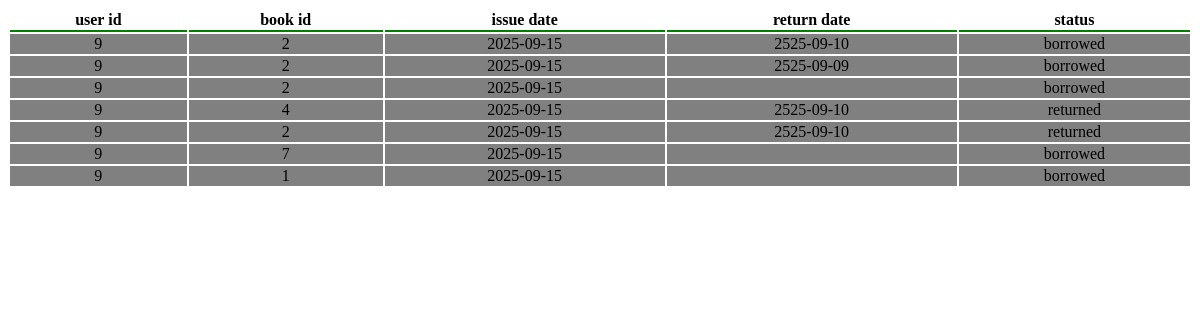
The page /requestcheck.php (signed in) on the database its author committed.
### tables this page shows
CREATE TABLE `transactions` (
  `id` int(11) NOT NULL,
  `user_id` int(11) NOT NULL,
  `book_id` int(11) NOT NULL,
  `issue_date` date NOT NULL,
  `return_date` date DEFAULT NULL,
  `status` enum('borrowed','returned') NOT NULL
);

### requestcheck.php (the view, shortened to what this page needs)
<?php
include "db.php";
if(isset($_SESSION['user_id'])){
    if($_SESSION['role'] == "user"){
$user_id = $_SESSION['user_id'];
     $sql= "select * from transactions where user_id = '$user_id' ";
$result = mysqli_query($conn, $sql);
    }
    else{
        header("Location: admin/dashboard.php");
    }
}
else{
    header ("Location: login.php");
}
?>
<!DOCTYPE html>
<html lang="en">
<head>
</head>
<body>
    <table>
        <thead>
            <tr>
                <th>user id</th>
                <th>book id</th>
                <th>issue date</th>
                <th>return date</th>
                <th>status</th>
            </tr>
        </thead>
        <tbody>
            <?php
            while($row =  mysqli_fetch_assoc($result)){
            ?>
            <tr>
                <td><?php echo "{$row['user_id']}"?></td>
                 <td><?php echo "{$row['book_id']}"?></td>
                  <td><?php echo "{$row['issue_date']}"?></td>
                   <td><?php echo "{$row['return_date']}"?></td>
                   <td><?php echo "{$row['status']}"?></td>
</tr>
<?php } ?>
        </tbody>
    </table>
</body>
</html>

### requestcheck.php (style rules this page uses)
table { border: none; width: 100%; }
tr, th { border-bottom: 2px solid green; }
td { text-align:center; border: none; background-color: gray; }

### rows shown on the page
transactions: user "9", book "2", issue_date "2025-09-15", return_date "2525-09-10", status "borrowed"
transactions: user "9", book "2", issue_date "2025-09-15", return_date "2525-09-09", status "borrowed"
transactions: user "9", book "2", issue_date "2025-09-15", status "borrowed"
transactions: user "9", book "4", issue_date "2025-09-15", return_date "2525-09-10", status "returned"
transactions: user "9", book "2", issue_date "2025-09-15", return_date "2525-09-10", status "returned"
transactions: user "9", book "7", issue_date "2025-09-15", status "borrowed"
transactions: user "9", book "1", issue_date "2025-09-15", status "borrowed"
